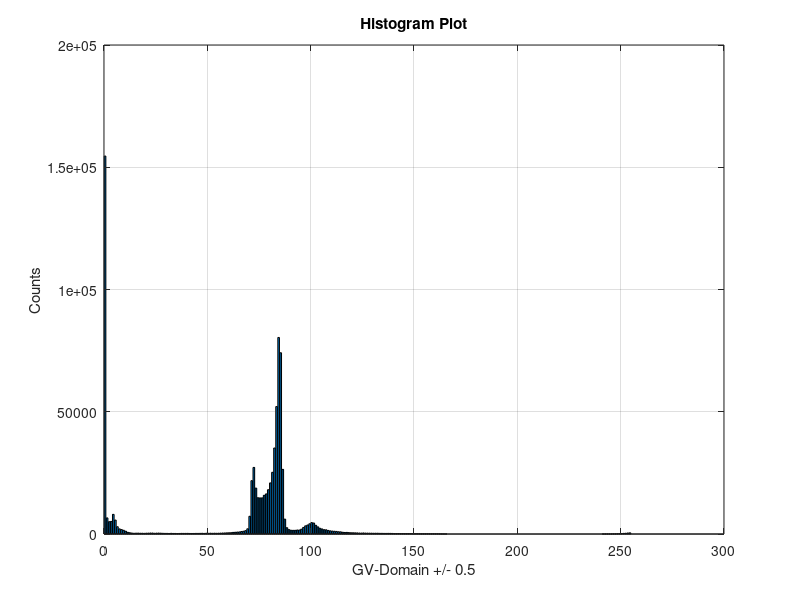
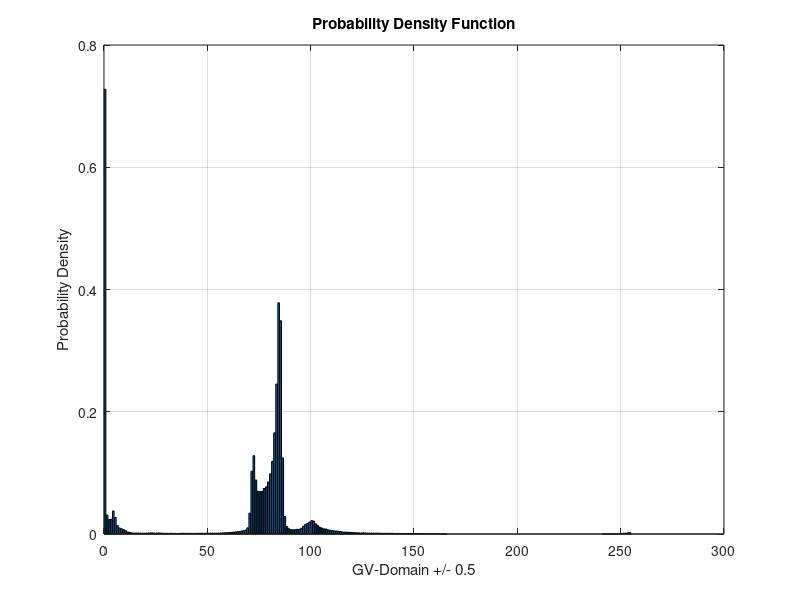

Source code (MATLAB) for these figures, in order: (Note: this script raises an error after producing the figures.)
% Read the data from the file
data = dlmread('histogram_Y73.txt', ';', 1, 0);

% Extract the X and Y values from the data
X = data(:, 1);
Y = data(:, 2);

% Histogram plot
figure;
bar(X, Y);
xlabel('GV-Domain +/- 0.5');
ylabel('Counts');
title('Histogram Plot');
grid on;

% Calculate the probability density function (PDF)
PDF = normalize(Y, 'norm');

% Probability density plot
figure;
bar(X, PDF);
xlabel('GV-Domain +/- 0.5');
ylabel('Probability Density');
title('Probability Density Function');
grid on;

[gv_flat, gv_soft, gv_thr, gv_max] = findGVs(PDF);

% Probability density plot with special points
figure;
bar(X, PDF);
xlabel('GV-Domain +/- 0.5');
ylabel('Probability Density');
title('Probability Density Function');
hold on;
plot(gv_flat(1) - 0.5, gv_flat(2), 'bo', 'MarkerSize', 8, 'Marker', 'x', 'Color', 'r');
plot(gv_soft(1) - 0.5, gv_soft(2), 'bo', 'MarkerSize', 8, 'Marker', '+', 'Color', 'r');
plot(gv_thr(1) - 0.5, gv_thr(2), 'bo', 'MarkerSize', 8, 'Marker', '*', 'Color', 'r');
plot(gv_max(1) - 0.5, gv_max(2), 'bo', 'MarkerSize', 8, 'Marker', 'o', 'Color', 'r');
legend('PDF', "GV_{flat} = (" + gv_flat(1) + ", " + gv_flat(2) + ")", ...
"GV_{soft} = (" + gv_soft(1) + ", " + gv_soft(2) + ")", ...
"GV_{thr} = (" + gv_thr(1) + ", " + gv_thr(2) + ")", ...
"GV_{max} = (" + gv_max(1) + ", " + gv_max(2) + ")");
grid on;

% Values from literature
gv_max_minus_one = 156;
l_voxel = 0.324;
l_cort = 0.23;

% Extracting the part between GV_thr and GV_max which is associated with the bone
X_bone = X(gv_thr(1) : gv_max(1));
Y_bone = normalize(Y(gv_thr(1) : gv_max(1)), 'norm');

gv_ev = (l_voxel / l_cort) * (gv_max(1) + gv_max_minus_one - 2 * gv_soft(1)) + gv_soft(1)
phi_vas = (X_bone - gv_ev) / (gv_soft(1) - gv_ev);

% Plotting vascular porosity
figure;
plot(100 * phi_vas, Y_bone);
hold on
grid on
title('Probability density function of vascular porosity')
ylabel('Probability')
xlabel('Porosity in [%]')

% Calculating longitudinal young's modulus
hom_matrices = arrayfun(@(phi) inv(hom_exvas_to_macro(phi)), phi_vas, 'UniformOutput', false);
stiff_matrix_33 = cellfun(@(mat) 1/mat(3,3), hom_matrices);

% Plotting longitudinal young's modulus
figure;
bar(stiff_matrix_33, Y_bone)
grid on
title('Youngs modulus')
xlabel('Longitudinal Young´s modulus [GPa]')
ylabel('number of voxels')
grid on


function[gv_flat, gv_soft, gv_thr, gv_max] = findGVs(PDF)
    threshold = 0.001;
    maxima = 1;
    minima = 1;
    for i = 50:(length(PDF) - 1)
        if PDF(i) > PDF(i - 1) && PDF(i) > PDF(i + 1) && PDF(i) - PDF(i - 3) > threshold
            if(maxima == 1)
                gv_flat = [i; PDF(i)];
            elseif (maxima == 2)
                gv_soft = [i; PDF(i)];
            end
            maxima = maxima + 1;
        elseif PDF(i) < PDF(i - 1) && PDF(i) < PDF(i + 1) && PDF(i - 3) - PDF(i) > threshold
            if(minima == 2)
                gv_thr = [i; PDF(i)];
            end
            minima = minima + 1;
        elseif PDF(i) == 0
            gv_max = [i; PDF(i)];
            break;
        end
    end

    disp("GV_flat =")
    disp(gv_flat)
    disp("GV_soft =")
    disp(gv_soft)
    disp("GV_thr =")
    disp(gv_thr)
    disp("GV_max =")
    disp(gv_max)
end


